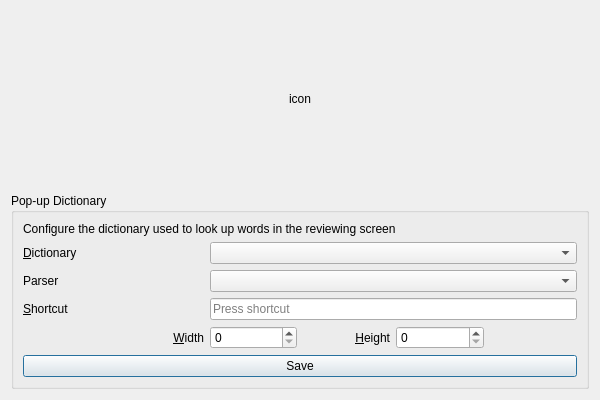
<?xml version="1.0" encoding="UTF-8"?>
<ui version="4.0">
 <class>Dialog</class>
 <widget class="QDialog" name="Dialog">
  <property name="geometry">
   <rect>
    <x>0</x>
    <y>0</y>
    <width>600</width>
    <height>400</height>
   </rect>
  </property>
  <property name="windowTitle">
   <string>Dialog</string>
  </property>
  <layout class="QVBoxLayout" name="verticalLayout">
   <item>
    <widget class="QLabel" name="icon">
     <property name="text">
      <string>icon</string>
     </property>
     <property name="alignment">
      <set>Qt::AlignCenter</set>
     </property>
    </widget>
   </item>
   <item>
    <widget class="QGroupBox" name="groupBox">
     <property name="title">
      <string>Pop-up Dictionary</string>
     </property>
     <layout class="QGridLayout" name="gridLayout">
      <item row="1" column="0" colspan="2">
       <widget class="QLabel" name="label">
        <property name="text">
         <string>&amp;Dictionary</string>
        </property>
        <property name="buddy">
         <cstring>popupDictionaryComboBox</cstring>
        </property>
       </widget>
      </item>
      <item row="5" column="0" colspan="6">
       <widget class="QPushButton" name="saveButton">
        <property name="text">
         <string>Save</string>
        </property>
       </widget>
      </item>
      <item row="3" column="0" colspan="2">
       <widget class="QLabel" name="label_3">
        <property name="text">
         <string>&amp;Shortcut</string>
        </property>
        <property name="buddy">
         <cstring>popupShortcut</cstring>
        </property>
       </widget>
      </item>
      <item row="4" column="4">
       <widget class="QSpinBox" name="popupHeightSpinBox">
        <property name="maximum">
         <number>9999</number>
        </property>
       </widget>
      </item>
      <item row="4" column="3">
       <widget class="QLabel" name="label_5">
        <property name="text">
         <string>&amp;Height</string>
        </property>
        <property name="alignment">
         <set>Qt::AlignRight|Qt::AlignTrailing|Qt::AlignVCenter</set>
        </property>
        <property name="buddy">
         <cstring>popupHeightSpinBox</cstring>
        </property>
       </widget>
      </item>
      <item row="0" column="0" colspan="6">
       <widget class="QLabel" name="label_2">
        <property name="text">
         <string>Configure the dictionary used to look up words in the reviewing screen</string>
        </property>
       </widget>
      </item>
      <item row="4" column="2">
       <widget class="QSpinBox" name="popupWidthSpinBox">
        <property name="maximum">
         <number>9999</number>
        </property>
       </widget>
      </item>
      <item row="2" column="0">
       <widget class="QLabel" name="label_6">
        <property name="text">
         <string>Parser</string>
        </property>
       </widget>
      </item>
      <item row="1" column="2" colspan="4">
       <widget class="QComboBox" name="popupDictionaryComboBox"/>
      </item>
      <item row="4" column="1">
       <widget class="QLabel" name="label_4">
        <property name="text">
         <string>&amp;Width</string>
        </property>
        <property name="alignment">
         <set>Qt::AlignRight|Qt::AlignTrailing|Qt::AlignVCenter</set>
        </property>
        <property name="buddy">
         <cstring>popupWidthSpinBox</cstring>
        </property>
       </widget>
      </item>
      <item row="3" column="2" colspan="4">
       <widget class="QKeySequenceEdit" name="popupShortcut"/>
      </item>
      <item row="2" column="2" colspan="4">
       <widget class="QComboBox" name="parserComboBox"/>
      </item>
     </layout>
    </widget>
   </item>
  </layout>
 </widget>
 <tabstops>
  <tabstop>popupDictionaryComboBox</tabstop>
  <tabstop>popupShortcut</tabstop>
  <tabstop>popupWidthSpinBox</tabstop>
  <tabstop>popupHeightSpinBox</tabstop>
  <tabstop>saveButton</tabstop>
 </tabstops>
 <resources/>
 <connections/>
</ui>
